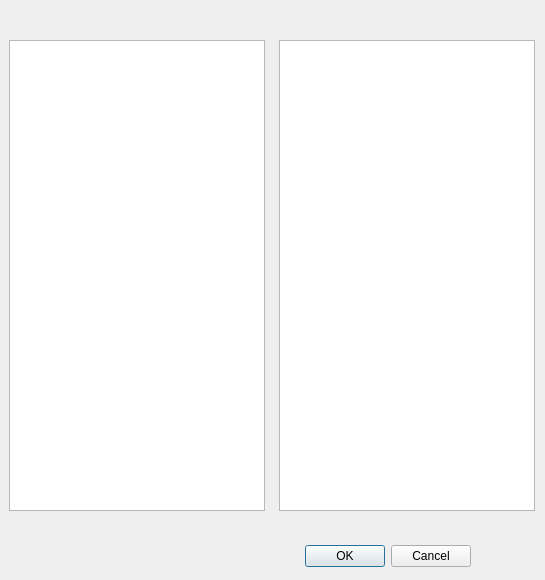
<?xml version="1.0" encoding="UTF-8"?>
<ui version="4.0">
 <class>Ui_sub_cathegory_promo_select</class>
 <widget class="QDialog" name="Ui_sub_cathegory_promo_select">
  <property name="geometry">
   <rect>
    <x>0</x>
    <y>0</y>
    <width>545</width>
    <height>580</height>
   </rect>
  </property>
  <property name="windowTitle">
   <string>Seleccione los componentes de la promoción</string>
  </property>
  <widget class="QDialogButtonBox" name="buttonBox">
   <property name="geometry">
    <rect>
     <x>10</x>
     <y>540</y>
     <width>461</width>
     <height>32</height>
    </rect>
   </property>
   <property name="orientation">
    <enum>Qt::Horizontal</enum>
   </property>
   <property name="standardButtons">
    <set>QDialogButtonBox::Cancel|QDialogButtonBox::Ok</set>
   </property>
  </widget>
  <widget class="QListWidget" name="listProductos">
   <property name="geometry">
    <rect>
     <x>9</x>
     <y>40</y>
     <width>256</width>
     <height>471</height>
    </rect>
   </property>
  </widget>
  <widget class="QListWidget" name="listSeleccion">
   <property name="geometry">
    <rect>
     <x>279</x>
     <y>40</y>
     <width>256</width>
     <height>471</height>
    </rect>
   </property>
  </widget>
 </widget>
 <resources/>
 <connections>
  <connection>
   <sender>buttonBox</sender>
   <signal>accepted()</signal>
   <receiver>Ui_sub_cathegory_promo_select</receiver>
   <slot>accept()</slot>
   <hints>
    <hint type="sourcelabel">
     <x>248</x>
     <y>254</y>
    </hint>
    <hint type="destinationlabel">
     <x>157</x>
     <y>274</y>
    </hint>
   </hints>
  </connection>
  <connection>
   <sender>buttonBox</sender>
   <signal>rejected()</signal>
   <receiver>Ui_sub_cathegory_promo_select</receiver>
   <slot>reject()</slot>
   <hints>
    <hint type="sourcelabel">
     <x>316</x>
     <y>260</y>
    </hint>
    <hint type="destinationlabel">
     <x>286</x>
     <y>274</y>
    </hint>
   </hints>
  </connection>
 </connections>
</ui>
